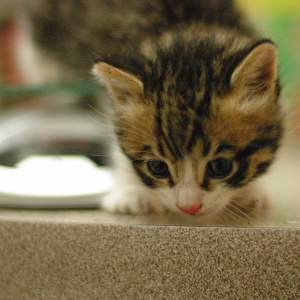
#> input picture img/cat.jpeg, 300 x 300 px
$ python part_3.py
#> lines starting #> are read from the running program, lines starting #| are printed output that depends on the picture; after the words box and inside, x2 and y2 are one past the last pixel; in counts of white or black regions, pixels touching at a corner belong together
"""
This is combined version of the part 3 and it runs with part 3 version 2.

Version 2 includes when actual image(.jpg) files is loaded
and displayed, with green rectangle, thickness to -1(filled)
and text in the rectangle in the end of part 3.
You can also checkout whole process of doing part 3 in part3.ipynb.
"""

import os

import cv2
import matplotlib.pyplot as plt

# Constants
TEXT = "Sangjune"
FONT = cv2.FONT_HERSHEY_SIMPLEX
FONT_SIZE = 1
TEXT_COLOR = (0, 0, 255)  # Red in RGB
TEXT_THICKNESS = 2
RECT_COLOR = (0, 255, 0)  # Green in RGB


def main():
    """Main function to process and display the image."""
    # Get the directory where the script is located
    script_dir = os.path.dirname(os.path.abspath(__file__))
    # Build the path to the image
    img_path = os.path.join(script_dir, "../img/cat.jpeg")

    # Load the image with error checking
    img = cv2.imread(img_path)
#> img is the input picture: shape (300, 300, 3); mean B, G, R 75.9, 107, 120.1
    if img is None:
        raise FileNotFoundError(f"Could not load image: {img_path}")

    # Turning BGR to RGB color schema
    img = cv2.cvtColor(img, cv2.COLOR_BGR2RGB)

    # Draw rectangle and add text
    cv2.rectangle(img, (100, 100), (300, 200), RECT_COLOR, thickness=-1)
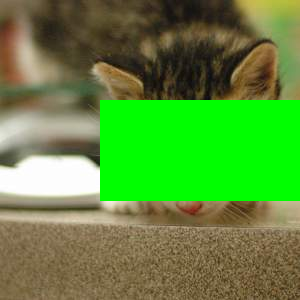
#> img: shape (300, 300, 3); mean R, G, B 94.4, 142.2, 60.8
    cv2.putText(img, TEXT, (100, 150), FONT, FONT_SIZE, TEXT_COLOR, TEXT_THICKNESS)
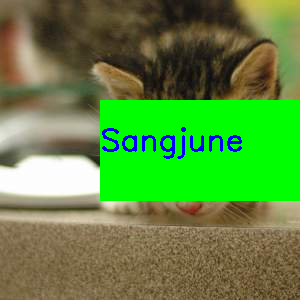
#> img: shape (300, 300, 3); 1.2% of pixels changed, all inside (x1, y1, x2, y2) = (102, 127, 242, 159)

    # Display the image
    plt.imshow(img)
    plt.show()


if __name__ == "__main__":
    main()

$ run again, with img/lucy.jpeg copied over img/cat.jpeg
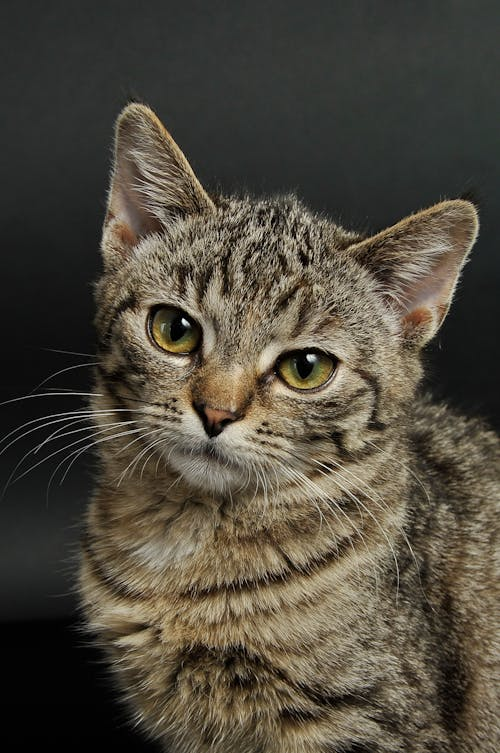
#> input picture img/lucy.jpeg, 500 x 753 px
#> in main, img is the input picture: shape (753, 500, 3); mean B, G, R 61, 73, 79
#> in main, `cv2.putText(img, TEXT, (100, 150), FONT, FONT_SIZE, TEXT_COLOR, TEXT_T..`:
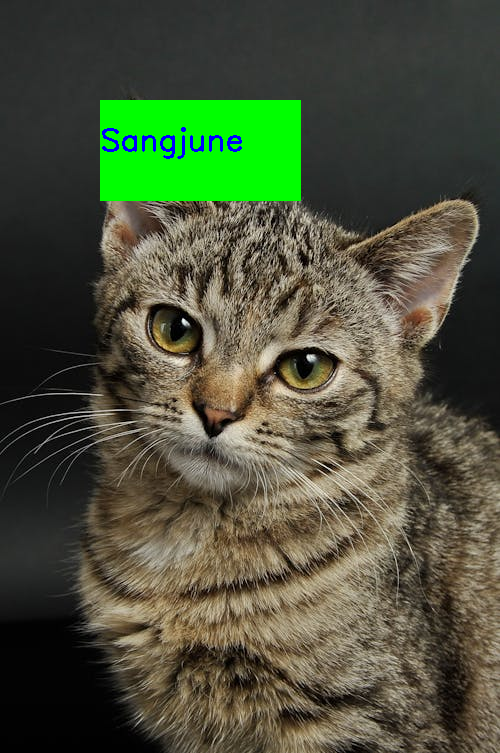
#> img: shape (753, 500, 3); mean R, G, B 75.2, 82.4, 58.4
